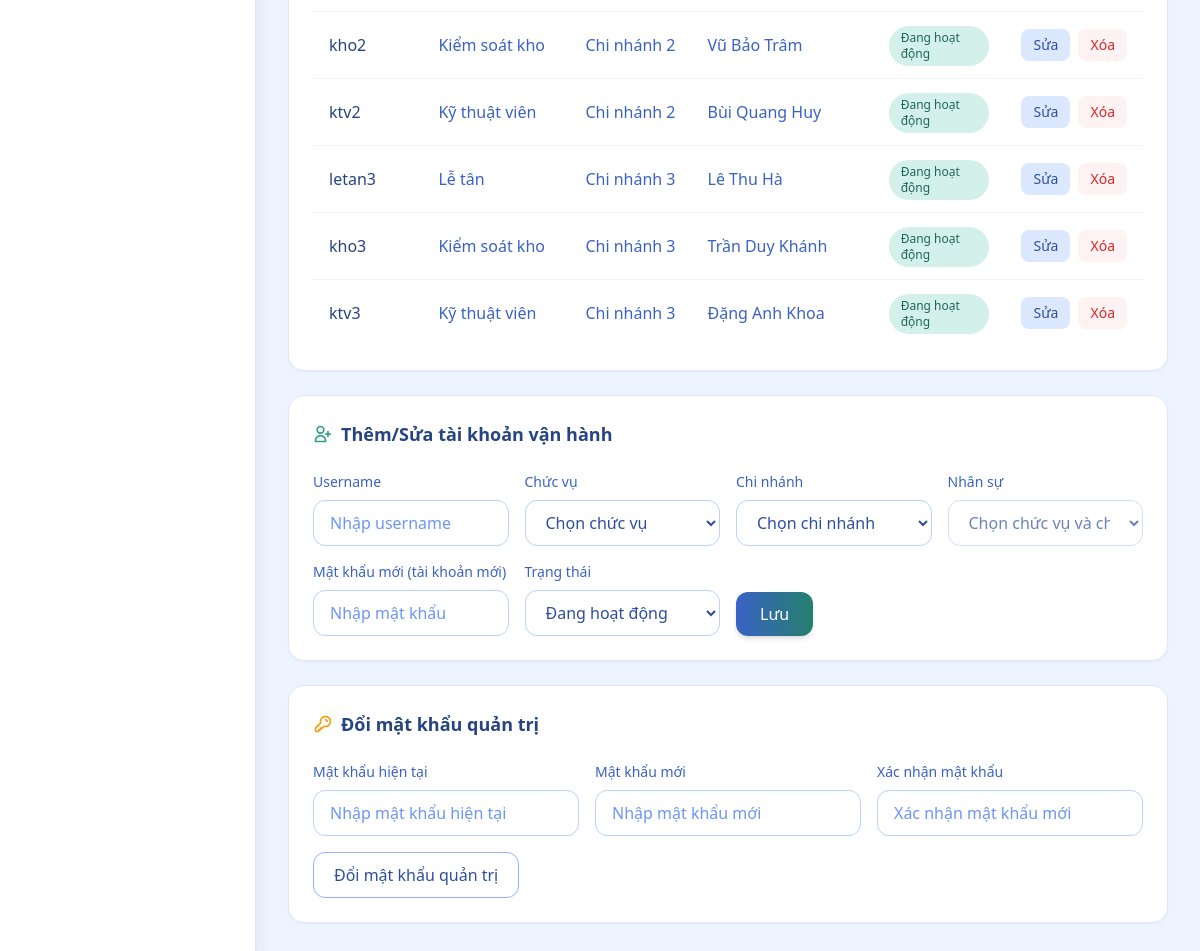
The page /web/accounts (signed in, lower part) on the database as committed earlier.
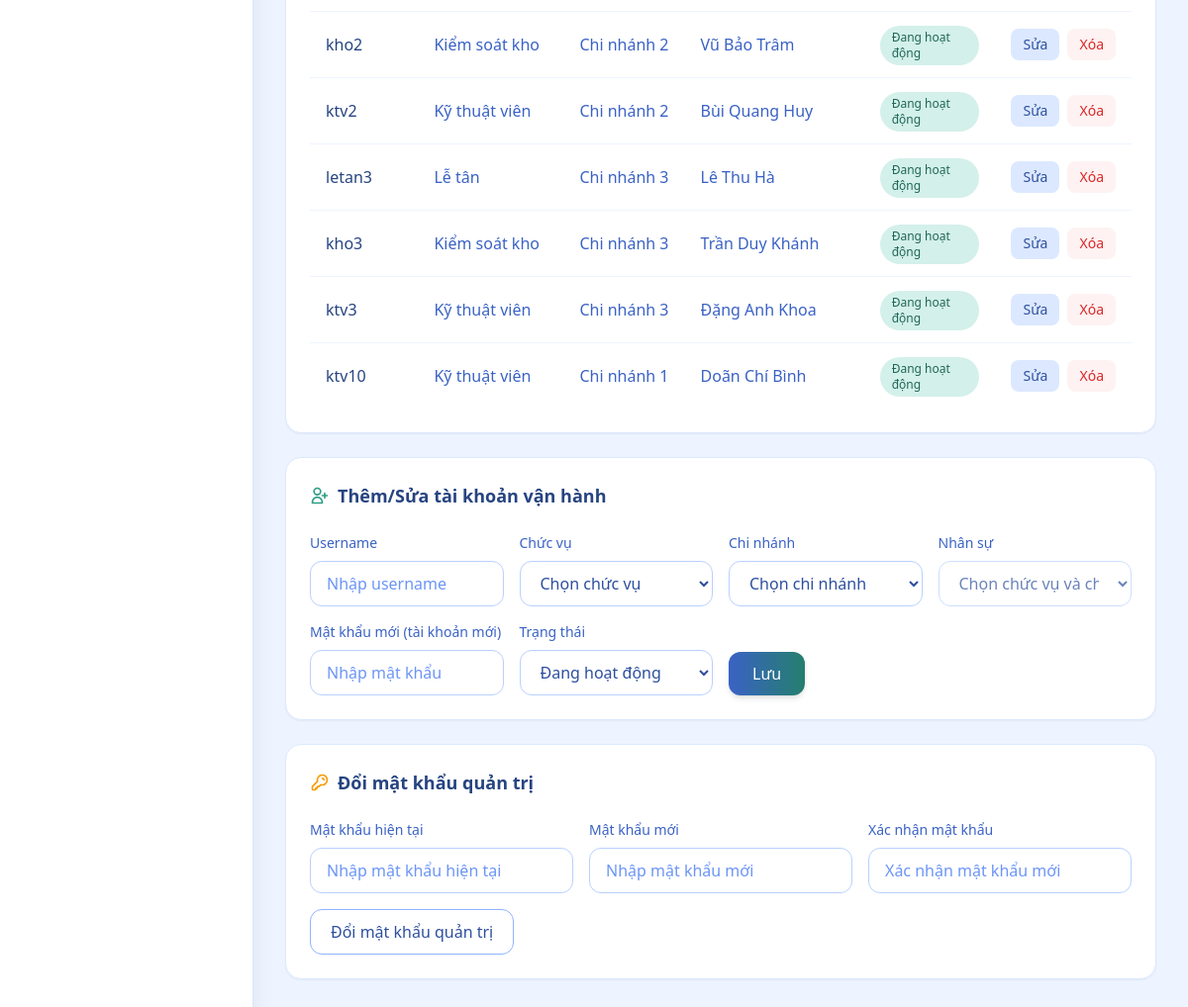
The same page on the database as committed later.
### backend/models.py (models this page shows, shortened)
class TimestampMixin:
    created_at = db.Column(db.DateTime, nullable=False, default=datetime.utcnow)

class User(db.Model, TimestampMixin):
    __tablename__ = "users"
    id = db.Column(db.Integer, primary_key=True)
    username = db.Column(db.String(64), nullable=False, unique=True, index=True)
    password_hash = db.Column(db.String(255), nullable=False)
    role = db.Column(db.String(32), nullable=False, default="branch_manager")
    branch_id = db.Column(db.Integer, db.ForeignKey("branches.id"), nullable=True, index=True)
    staff_id = db.Column(db.Integer, db.ForeignKey("staffs.id"), nullable=True, index=True)
    is_active = db.Column(db.Boolean, nullable=False, default=True)
    branch = db.relationship("Branch", lazy="joined")
    staff = db.relationship("Staff", lazy="joined")
    @property
    def is_super_admin(self) -> bool:
        return self.role == "super_admin"

class Branch(db.Model, TimestampMixin):
    __tablename__ = "branches"
    id = db.Column(db.Integer, primary_key=True)
    branch_code = db.Column(db.String(16), nullable=True, unique=True, index=True)
    name = db.Column(db.String(255), nullable=False, unique=True)
    address = db.Column(db.String(500), nullable=True)
    phone = db.Column(db.String(32), nullable=True, unique=True)
    manager_staff_id = db.Column(db.Integer, db.ForeignKey("staffs.id"), nullable=True, index=True)
    status = db.Column(db.String(32), nullable=False, default="active")
    manager_staff = db.relationship("Staff", foreign_keys=[manager_staff_id], lazy="joined")

class Staff(db.Model, TimestampMixin):
    __tablename__ = "staffs"
    id = db.Column(db.Integer, primary_key=True)
    branch_id = db.Column(db.Integer, db.ForeignKey("branches.id"), nullable=False, index=True)
    full_name = db.Column(db.String(255), nullable=False)
    phone = db.Column(db.String(32), nullable=True, unique=True, index=True)
    title = db.Column(db.String(64), nullable=True)
    status = db.Column(db.String(32), nullable=False, default="active")
    start_date = db.Column(db.Date, nullable=True)
    branch = db.relationship("Branch", foreign_keys=[branch_id], lazy="joined")

### backend/web_modules/tai_khoan.py (the view)
@web_bp.get("/accounts")
@roles_required("super_admin")
def accounts():
    scope_ids = getattr(g, "scope_branch_ids", [])
    edit_id = parse_int(request.args.get("edit_id"))
    filters = build_account_filters(scope_ids)
    rows_query = User.query.filter(User.role != "super_admin")
    if filters["filter_role"]:
        rows_query = rows_query.filter(User.role == filters["filter_role"])
    if filters["filter_branch_id"]:
        rows_query = rows_query.filter(User.branch_id == filters["filter_branch_id"])
    rows = rows_query.order_by(User.id.asc()).all()
    branch_options = list_scope_branches(scope_ids, order_by="name")
    edit_row = find_non_admin_user(edit_id)
    if edit_id and edit_row is None:
        return accounts_redirect("Không tìm thấy tài khoản.")
    staff_options = list_staff_options(scope_ids, edit_row)
    form_data = build_form_data(edit_row)
    role_staff_titles = {role: sorted(titles) for role, titles in ROLE_STAFF_TITLES.items()}
    return render_template(
        "web/accounts.html",
        rows=rows,
        branch_options=branch_options,
        staff_options=staff_options,
        role_staff_titles=role_staff_titles,
        edit_mode=bool(edit_row),
        form_data=form_data,
        filters=filters,
        account_role_options=ACCOUNT_ROLE_OPTIONS,
    )

### backend/web.py (called while the page is built)
def parse_text(value: str | None) -> str:
    return (value or "").strip()

def parse_int(value):
    try:
        return int(value)
    except (TypeError, ValueError):
        return None

def normalize_choice(value, allowed, default):
    text = parse_text(value).lower()
    if text in allowed:
        return text
    return default

def role_label(role: str) -> str:
    return ROLE_LABELS.get(role, role)

def can_access_menu_for_user(user: User | None, menu_key: str) -> bool:
    if not user:
        return False
    return menu_key in ROLE_MENU_ACCESS.get(user.role, set())

def list_scope_branches(scope_ids: list[int], order_by: str = "name") -> list[Branch]:
    if not scope_ids:
        return []
    query = Branch.query.filter(Branch.id.in_(scope_ids))
    if order_by == "id":
        query = query.order_by(Branch.id.asc())
    else:
        query = query.order_by(Branch.name.asc())
    return query.all()

def login_required(fn):
    @wraps(fn)
    def wrapper(*args, **kwargs):
        if not getattr(g, "web_user", None):
            return redirect(url_for("web.login"))
        return fn(*args, **kwargs)
    return wrapper

### backend/templates/web/accounts.html (shortened to what the changed rows need)
{% extends "web/base.html" %}
{% block content %}
  <section class="bg-white rounded-2xl shadow-sm border border-spa-100 p-6 mb-6">
    <div class="overflow-x-auto">
      <table class="w-full">
        <tbody class="divide-y divide-spa-50">
          {% for row in rows %}
            <tr class="hover:bg-spa-50/50 transition-colors">
              <td class="py-3 px-4 text-spa-800 font-medium">{{ row.username }}</td>
              <td class="py-3 px-4 text-spa-600">{{ role_label(row.role) }}</td>
              <td class="py-3 px-4 text-spa-600 max-w-[180px] truncate" {% if row.branch %}data-tooltip="{{ row.branch.name|e }}" tabindex="0"{% endif %}>{{ row.branch.name if row.branch else '-' }}</td>
              <td class="py-3 px-4 text-spa-600 max-w-[200px] truncate" {% if row.staff %}data-tooltip="{{ row.staff.full_name|e }}" tabindex="0"{% endif %}>{{ row.staff.full_name if row.staff else '-' }}</td>
              <td class="py-3 px-4">
                <span class="inline-flex px-3 py-1 rounded-full text-xs font-medium
                  {% if row.is_active %}bg-sage-100 text-sage-700{% else %}bg-spa-200 text-spa-600{% endif %}">
                  {{ 'Đang hoạt động' if row.is_active else 'Ngừng hoạt động' }}
                </span>
              </td>
              <td class="py-3 px-4">
                <div class="flex items-center gap-2">
                  <a href="{{ url_for('web.accounts', edit_id=row.id, filter_role=filters.filter_role, filter_branch_id=filters.filter_branch_id) }}#account-editor"
                    class="px-3 py-1.5 rounded-lg bg-spa-100 text-spa-700 hover:bg-spa-200 text-sm font-medium transition-all">
                    Sửa
                  </a>
                  <form method="post" action="{{ url_for('web.accounts_delete') }}" class="inline"
                    data-confirm-modal="1"
                    data-confirm-message="Bạn có chắc muốn xóa tài khoản này không?"
                    data-confirm-ok-label="Xóa tài khoản">
                    <button type="submit" class="px-3 py-1.5 rounded-lg bg-red-50 text-red-600 hover:bg-red-100 text-sm font-medium transition-all">
                      Xóa
                    </button>
                  </form>
                </div>
              </td>
            </tr>
          {% else %}
            <tr><td colspan="6" class="py-8 text-center text-spa-400">Không có dữ liệu.</td></tr>
          {% endfor %}
        </tbody>
      </table>
    </div>
  </section>
{% endblock %}

Rows that differ between the two databases and show on the page:
added User: username "ktv10", role "Kỹ thuật viên", branch "Chi nhánh 1", staff "Doãn Chí Bình", is_active "Đang hoạt động"
